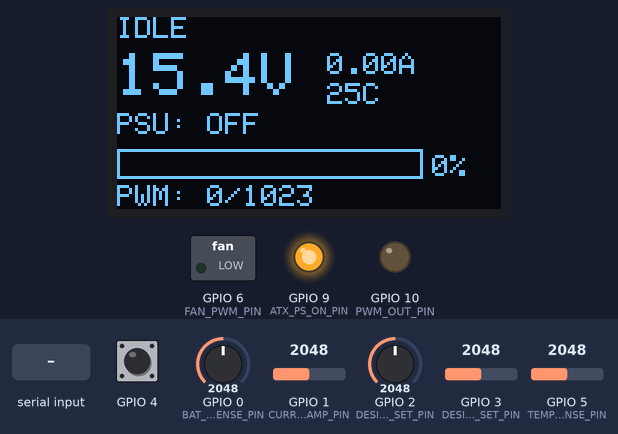
Simulated run of this sketch. Board: ESP32-C3. Shown: 128×64 one-colour display, switched loads named in the sketch (green lamp = pin HIGH), output pins drawn as LEDs (lit = HIGH). The test bench sets the inputs (shaded band); at power-on: GPIO 5 (TEMP_SENSE_PIN) = 2048, GPIO 4 HIGH, GPIO 0 (BAT_VOLTAGE_SENSE_PIN) = 2048, GPIO 1 (CURRENT_SENSE_AMP_PIN) = 2048, GPIO 2 (DESIRED_VOLTAGE_SET_PIN) = 2048, GPIO 3 (DESIRED_CURRENT_SET_PIN) = 2048 (analog values on the 0–4095 scale). EEPROM starts erased; what the sketch prints to the serial monitor is not drawn.

Above: at 2.2 s.
2.3 s: GPIO 5 (TEMP_SENSE_PIN) set to 1638
At 3.6 s:
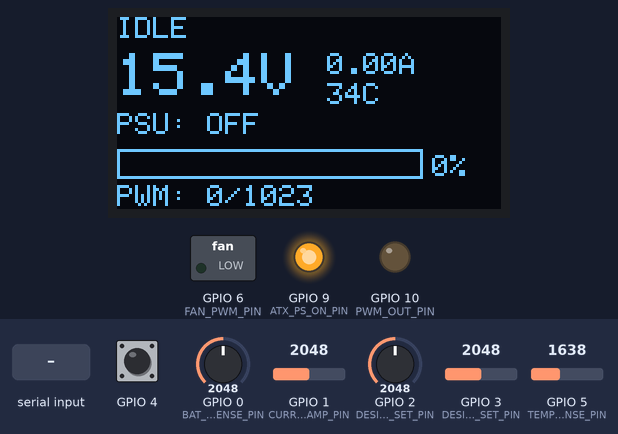
4.6 s: GPIO 5 (TEMP_SENSE_PIN) set to 1611
At 6.9 s:
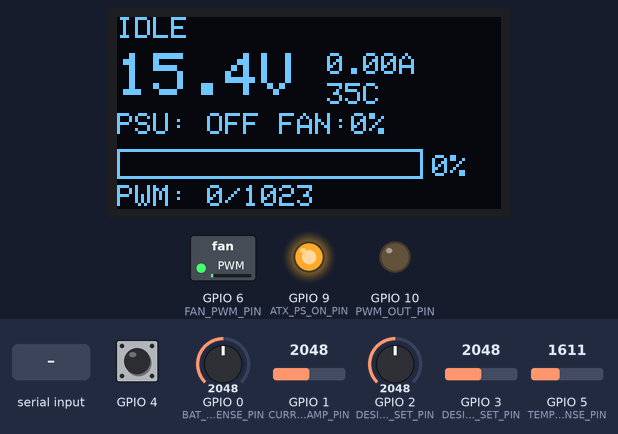
7.6 s: GPIO 5 (TEMP_SENSE_PIN) set to 122
At 8.5 s:
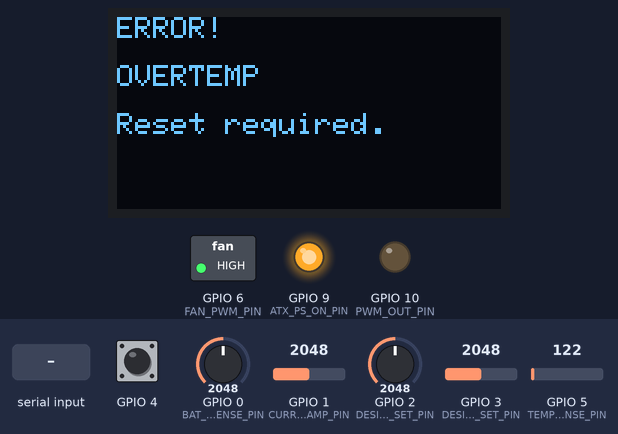
9.2 s: GPIO 5 (TEMP_SENSE_PIN) set to 1228
At 12.1 s:
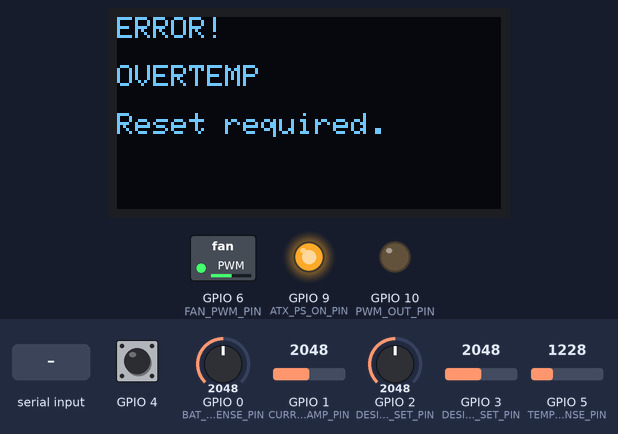
12.2 s: "r" received over Serial
At 13.1 s:
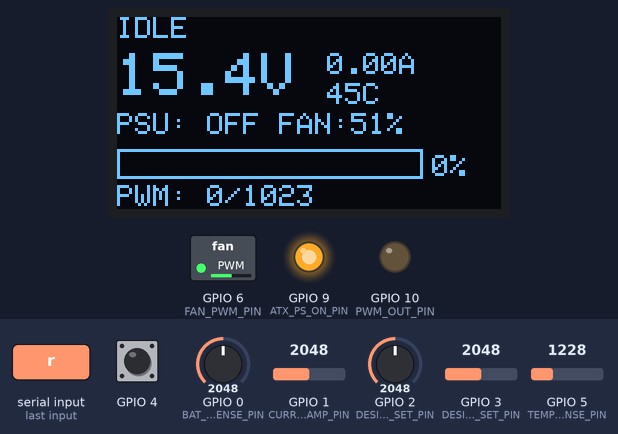
13.8 s: GPIO 4 pulled LOW for 0.15 s
At 14.8 s:
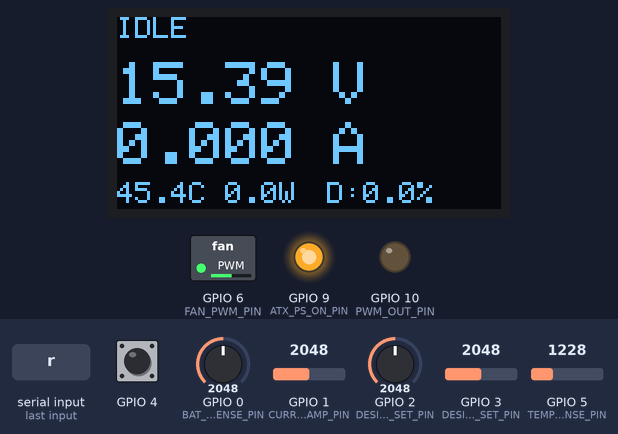
Timing chart, 0 to 21.6 s (numbered marks = the images above; inputs shaded):
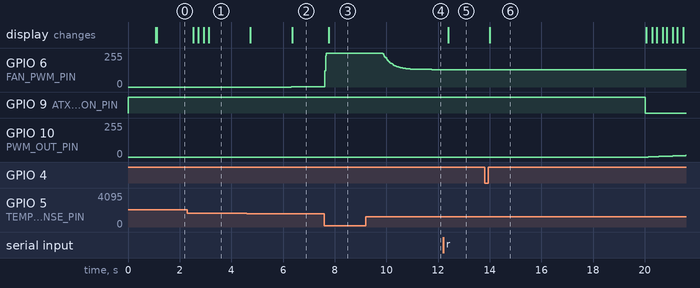

Measured:
- the behaviour switches between 1612 and 1611 on GPIO 5 (TEMP_SENSE_PIN) (found by bisection; images 1 and 2)
- after the input at 2.3 s, the display: first changes after 0.22 s (image 1 shows a later state)
- after the input at 4.6 s, GPIO 6 (FAN_PWM_PIN): 0/255 → 1/255 after 1.7 s; the display: first changes after 0.14 s (image 2 shows a later state)
- after the input at 7.6 s, GPIO 6 (FAN_PWM_PIN): 1/255 → 255/255 at once; the display: changes after 0.17 s (image 3)
- after the input at 9.2 s, GPIO 6 (FAN_PWM_PIN): moves from 255/255 to 131/255 over 1.9 s, starting after 0.67 s
- after the input at 12.2 s, the display: changes after 0.20 s (image 5)
- after the input at 13.8 s, the display: changes after 0.21 s (image 6)

The sketch:

esp32-c3_oled.ino
```cpp
/*
  ESP32-C3 Charger - Modular Version.
*/

#include "config.h"
#include "Charger.h"
#include "UI.h"
#include <Wire.h>
#include <Adafruit_SSD1306.h>

Adafruit_SSD1306 display(SCREEN_WIDTH, SCREEN_HEIGHT, &Wire, OLED_RESET);
Charger charger;
UI ui(display, charger);

void setup() {
  Serial.begin(115200);
  delay(10);

  // Initialize I2C for OLED on ESP32-C3 specified pins
  Wire.begin(SDA_PIN, SCL_PIN);

  charger.setup();
  ui.setup();
}

void loop() {
  static unsigned long lastLoopTime = 0;
  unsigned long now = millis();

  // Calculate dt, handle first loop
  float dt;
  if (lastLoopTime == 0) {
      dt = 0.02f;
  } else {
      dt = (float)(now - lastLoopTime) / 1000.0f;
  }
  lastLoopTime = now;

  charger.update(dt);
  ui.update();

  if (Serial.available()) {
    char c = (char)Serial.read();
    if (c == 'c' || c == 'C') charger.calibrateCurrentSensor();
    if (c == 'r' || c == 'R') charger.reset();
  }

  delay(20);
}
```

Charger.cpp
```cpp
#include "Charger.h"
#include <cmath>

#if defined(ARDUINO_ARCH_ESP32) || defined(ESP32)
#include <esp_task_wdt.h>
#endif

Charger::Charger() :
    _state(IDLE),
    _lastError(NO_ERROR),
    _vBatFilter(FILTER_ALPHA_V),
    _iChgFilter(FILTER_ALPHA_I),
    _tempFilter(FILTER_ALPHA_T),
    _batteryVoltage(0),
    _chargingCurrent(0),
    _temperature(25.0),
    _targetVoltage(29.0),
    _currentLimit(1.0),
    _softStartLimit(0.05),
    _currentPwmDuty(0),
    _fanDuty(0),
    _currentOffsetRaw(2048),
    _integratedAh(0),
    _integratedWh(0),
    _lifetimeAh(0),
    _lifetimeWh(0),
    _batteryInternalResistance(0),
    _chargeStartTime(0),
    _chargeEndTime(0),
    _lastChargeCheckTime(0),
    _pausedStartTime(0),
    _lastPsuOffTime(0),
    _lastDiagTime(0),
    _lastSaveTime(0),
    _fullConditionStartTime(0),
    _lastIFilteredForDisconnect(0),
    _vLoadedAtPause(0),
    _iLoadedAtPause(0)
{}

void Charger::setup() {
    pinMode(ATX_PS_ON_PIN, OUTPUT);
    setPsu(false);

    ledcSetup(PWM_CHANNEL, PWM_FREQ, PWM_RESOLUTION);
    ledcAttachPin(PWM_OUT_PIN, PWM_CHANNEL);
    setPwm(0);

    ledcSetup(FAN_PWM_CHANNEL, FAN_PWM_FREQ, FAN_PWM_RES);
    ledcAttachPin(FAN_PWM_PIN, FAN_PWM_CHANNEL);
    setFan(0);

    #if defined(ARDUINO_ARCH_ESP32) || defined(ESP32)
        analogReadResolution(12);
        analogSetPinAttenuation(BAT_VOLTAGE_SENSE_PIN, ADC_ATTEN_DB_11);
        analogSetPinAttenuation(CURRENT_SENSE_AMP_PIN, ADC_ATTEN_DB_11);
        analogSetPinAttenuation(DESIRED_VOLTAGE_SET_PIN, ADC_ATTEN_DB_11);
        analogSetPinAttenuation(DESIRED_CURRENT_SET_PIN, ADC_ATTEN_DB_11);
        analogSetPinAttenuation(TEMP_SENSE_PIN, ADC_ATTEN_DB_11);

        esp_task_wdt_init(WATCHDOG_TIMEOUT_S, true);
        esp_task_wdt_add(NULL);
    #endif

    _storage.begin();
    _lifetimeAh = _storage.lifetimeAh();
    _lifetimeWh = _storage.lifetimeWh();
    _currentOffsetRaw = _storage.currentOffsetRaw();

    // If offset is still at default, or we want to force calibration on startup, we can call it.
    // However, the user might prefer faster startup. Let's stick to saved offset but recalibrate
    // if requested via UI (which is already supported by long-press).
    // For safety, if offset is exactly default 2048, we calibrate once.
    if (_currentOffsetRaw == 2048) {
        calibrateCurrentSensor();
    }

    readSensors();
    _lastChargeCheckTime = millis();
    _lastSaveTime = millis();
}

void Charger::calibrateCurrentSensor() {
    setPwm(0);
    setPsu(false);
    delay(1000);
    _currentOffsetRaw = analogReadMilliVoltsAveraged(CURRENT_SENSE_AMP_PIN);
    _storage.saveOffset(_currentOffsetRaw);
    Serial.print("ACS712 Calibrated. Offset: "); Serial.print(_currentOffsetRaw); Serial.println(" mV");
}

void Charger::reset() {
    _state = IDLE;
    _lastError = NO_ERROR;
    _vBatFilter.reset();
    _iChgFilter.reset();
    _tempFilter.reset();
    resetSession();
    Serial.println("Charger Reset");
}

void Charger::resetSession() {
    _integratedAh = 0;
    _integratedWh = 0;
    _batteryInternalResistance = 0;
    _fullConditionStartTime = 0;
    _lastIFilteredForDisconnect = 0;
    _chargeStartTime = millis();
    Serial.println("Session Reset");
}

void Charger::update(float dt) {
    #if defined(ARDUINO_ARCH_ESP32) || defined(ESP32)
    esp_task_wdt_reset();
    #endif

    unsigned long now = millis();
    static float accumulatedDt = 0;
    accumulatedDt += dt;

    readSensors();
    updateIntegrators(dt);
    updateFan();

    if (temp() > MAX_ALLOWED_TEMP) {
        handleError(OVERTEMP, "Over temperature!");
    }
    if (temp() < MIN_ALLOWED_TEMP) {
        handleError(OVERTEMP, "Under temperature!");
    }

    if (_state == CHARGING && vBatOC() > (_targetVoltage + 0.5f)) {
        handleError(OVERVOLTAGE, "Voltage limit exceeded (Voc)");
    }

    if (_integratedAh > MAX_CHARGE_AH_LIMIT) {
        handleError(CAPACITY_LIMIT, "Charge capacity limit reached");
    }

    if (now - _lastSaveTime >= STATS_SAVE_INTERVAL_MS) {
        static double lastSavedAh = 0;
        double currentAh = _lifetimeAh + _integratedAh;
        // Only save if Ah changed significantly (more than 0.1Ah) or first save of the hour
        if (std::abs(currentAh - lastSavedAh) > 0.1 || (now - _lastSaveTime > 3600000UL)) {
            _lastSaveTime = now;
            lastSavedAh = currentAh;
            _storage.save(currentAh, _lifetimeWh + _integratedWh);
            Serial.println("Lifetime stats saved to Flash");
        }
    }

    if (_state != PAUSED_CHECK_VOLTAGE && now - _lastDiagTime >= 5000) {
        _lastDiagTime = now;
        Serial.print("DIAG: State="); Serial.print((int)_state);
        Serial.print(" Vbat="); Serial.print(vBat(), 2);
        Serial.print(" Ichg="); Serial.print(iChg(), 3);
        Serial.print(" Temp="); Serial.print(temp(), 1);
        Serial.print(" Fan="); Serial.print(_fanDuty);
        Serial.print(" Ah="); Serial.print(_integratedAh, 4);
        Serial.print(" LAh="); Serial.print(lifetimeAh(), 2);
        Serial.print(" PSU="); Serial.println(isPsuOn() ? "ON" : "OFF");
    }

    if (_state != PAUSED_CHECK_VOLTAGE && accumulatedDt < 0.02f) return;
    float logicDt = accumulatedDt;
    accumulatedDt = 0;

    float bvFiltered = vBat();

    switch (_state) {
        case IDLE:
            setPwm(0);
            setPsu(false);
            _softStartLimit = 0.05f;
            if (bvFiltered > MIN_BATTERY_VOLTAGE && bvFiltered < (_targetVoltage - 1.0f)) {
                setPsu(true);
                if (isPsuOn()) {
                    _state = CHARGING;
                    _lastChargeCheckTime = now;
                    _chargeStartTime = now;
                    _integratedAh = 0; _integratedWh = 0;
                    _fullConditionStartTime = 0;
                    Serial.println("State: IDLE -> CHARGING");
                }
            }
            break;

        case CHARGING:
            handleCharging(now, logicDt);
            // PSU Health Check: If PSU is on, PWM is high, but no current
            // Increased timeout to 10s to allow for ramp-up
            if (now - _chargeStartTime > 20000 && _currentPwmDuty > 200 && iChg() < 0.05f) {
                 handleError(DISCONNECTED, "PSU failure or Battery disconnected");
            }
            break;

        case PAUSED_CHECK_VOLTAGE:
            setPwm(0);
            if (now - _pausedStartTime < PAUSE_SETTLE_MS) return;
            readSensors();
            {
                float vUnloaded = _batteryVoltage;
                if (_iLoadedAtPause > 0.1f) {
                    float rEst = (_vLoadedAtPause - vUnloaded) / _iLoadedAtPause;
                    if (rEst > 0 && rEst < 5.0f) {
                        if (_batteryInternalResistance == 0) _batteryInternalResistance = rEst;
                        else _batteryInternalResistance = (0.2f * rEst) + (0.8f * _batteryInternalResistance);
                    }
                }
                if (vUnloaded >= _targetVoltage - 0.1f) {
                    Serial.println("Final voltage reached - State: CHARGED_COMPLETE");
                    _chargeEndTime = now;
                    setPsu(false);
                    _state = CHARGED_COMPLETE;
                    _storage.save(_lifetimeAh + _integratedAh, _lifetimeWh + _integratedWh);
                    _lifetimeAh += _integratedAh; _lifetimeWh += _integratedWh;
                    _integratedAh = 0; _integratedWh = 0;
                } else if (vUnloaded < MIN_BATTERY_VOLTAGE) {
                    handleError(DISCONNECTED, "Battery disconnected");
                } else {
                    Serial.println("Voltage not reached - State: CHARGING");
                    _state = CHARGING;
                    _lastChargeCheckTime = now;
                }
            }
            break;

        case CHARGED_COMPLETE:
            setPwm(0);
            setPsu(false);
            _softStartLimit = 0.05f;
            if (bvFiltered > MIN_BATTERY_VOLTAGE && bvFiltered <= (_targetVoltage - 0.5f)) {
                setPsu(true);
                if (isPsuOn()) {
                    _state = CHARGING;
                    _lastChargeCheckTime = now;
                    _chargeStartTime = now;
                    Serial.println("Voltage dropped - State: CHARGING");
                }
            } else if (bvFiltered < MIN_BATTERY_VOLTAGE) {
                _state = IDLE;
            }
            break;

        case ERROR_STATE:
            setPwm(0);
            setPsu(false);
            break;
    }
}

void Charger::handleCharging(unsigned long now, float dt) {
    if (now - _chargeStartTime > MAX_CHARGE_TIME_MS) {
        handleError(TIMEOUT, "Charge timeout");
        return;
    }
    setPsu(true);
    if (!isPsuOn()) return;

    if (_softStartLimit < _currentLimit) {
        _softStartLimit += SOFT_START_RAMP_A_PER_S * dt;
        if (_softStartLimit > _currentLimit) _softStartLimit = _currentLimit;
    } else {
        _softStartLimit = _currentLimit;
    }

    float iFiltered = iChg();
    float bvFiltered = vBat();

    if (iFiltered > (_currentLimit * MAX_ALLOWED_CURRENT_MULTIPLIER + 0.5f)) {
        handleError(OVERCURRENT, "Overcurrent");
        return;
    }

    // Sudden disconnect detection: current was significant but dropped to zero while PWM is high
    if (_lastIFilteredForDisconnect > 0.1f && iFiltered < 0.05f && _currentPwmDuty > 30) {
        handleError(DISCONNECTED, "Sudden disconnect");
        return;
    }
    _lastIFilteredForDisconnect = iFiltered;

    int nextPwm = _currentPwmDuty;
    float iError = iFiltered - _softStartLimit;
    float vError = bvFiltered - _targetVoltage;

    if (iError > CURRENT_DEADBAND) {
        // Over current: Step down proportional to error
        int step = (int)(iError * 10.0f) + 1;
        nextPwm -= constrain(step, 1, 50);
    } else if (vError > VOLTAGE_DEADBAND) {
        // Over voltage: Step down proportional to error
        int step = (int)(vError * 20.0f) + 1;
        nextPwm -= constrain(step, 1, 10);
    } else if (iError < -CURRENT_DEADBAND && vError < -VOLTAGE_DEADBAND) {
        // Under both limits: Step up
        float error = min(-iError, -vError);
        int step = (int)(error * 5.0f) + 1;
        nextPwm += constrain(step, 1, PWM_STEP_UP * 4);
    }
    setPwm(nextPwm);

    if (bvFiltered >= (_targetVoltage - 0.1f) && iFiltered < FULL_CHARGE_CURRENT_THRESHOLD) {
        if (_fullConditionStartTime == 0) _fullConditionStartTime = now;
        if (now - _fullConditionStartTime > 10000) {
            Serial.println("Battery full - State: CHARGED_COMPLETE");
            _chargeEndTime = now;
            setPsu(false);
            _state = CHARGED_COMPLETE;
            _fullConditionStartTime = 0;
            _storage.save(_lifetimeAh + _integratedAh, _lifetimeWh + _integratedWh);
            _lifetimeAh += _integratedAh; _lifetimeWh += _integratedWh;
            _integratedAh = 0; _integratedWh = 0;
            return;
        }
    } else {
        _fullConditionStartTime = 0;
    }

    if (now - _lastChargeCheckTime >= CHARGE_CHECK_INTERVAL_MS) {
        Serial.println("Periodic check - pausing PWM");
        _vLoadedAtPause = bvFiltered;
        _iLoadedAtPause = iFiltered;
        setPwm(0);
        _pausedStartTime = now;
        _state = PAUSED_CHECK_VOLTAGE;
    }
}

void Charger::readSensors() {
    uint32_t mvBat = analogReadMilliVoltsAveraged(BAT_VOLTAGE_SENSE_PIN);
    uint32_t mvI = analogReadMilliVoltsAveraged(CURRENT_SENSE_AMP_PIN);
    uint32_t mvSetV = analogReadMilliVoltsAveraged(DESIRED_VOLTAGE_SET_PIN);
    uint32_t mvSetI = analogReadMilliVoltsAveraged(DESIRED_CURRENT_SET_PIN);
    uint32_t mvTemp = analogReadMilliVoltsAveraged(TEMP_SENSE_PIN);

    // Basic sensor sanity check
    if (mvBat > 3250 || mvSetV > 3250 || mvSetI > 3250) {
         handleError(SENSOR_FAULT, "ADC Overvoltage");
         return;
    }

    _batteryVoltage = (float)mvBat * 0.001f * VOLTAGE_DIVIDER_RATIO;
    _chargingCurrent = (float)((int)mvI - _currentOffsetRaw) * 0.001f / ACS712_SENSITIVITY;
    _temperature = calculateTemp(mvTemp);

    _vBatFilter.update(_batteryVoltage);
    _iChgFilter.update(_chargingCurrent);
    _tempFilter.update(_temperature);

    _targetVoltage = constrain((float)mvSetV * 0.001f * (30.0f / 3.3f), 26.0f, 30.0f);
    _currentLimit = constrain((float)mvSetI * 0.001f * (5.0f / 3.3f), 0.1f, 5.0f);
}

float Charger::calculateTemp(uint32_t mv) {
    if (mv == 0 || mv >= 3300) return 25.0f;
    float voltage = mv * 0.001f;
    if (voltage >= 3.25f) return 25.0f;
    float resistance = NTC_R_SERIES * (voltage / (3.3f - voltage));
    float steinhart = resistance / NTC_NOMINAL_R;
    steinhart = log(steinhart);
    steinhart /= NTC_BETA;
    steinhart += 1.0f / (NTC_NOMINAL_T + 273.15f);
    steinhart = 1.0f / steinhart;
    steinhart -= 273.15f;
    return steinhart;
}

void Charger::updateIntegrators(float dt) {
    if (_state == CHARGING) {
        float i = iChg();
        // Integration should be correct regardless of sign,
        // though physically it should be positive here.
        _integratedAh += ((double)i * (double)dt) / 3600.0;
        _integratedWh += ((double)i * (double)vBat() * (double)dt) / 3600.0;
    }
}

void Charger::updateFan() {
    float t = temp();
    if (t < FAN_TEMP_MIN) {
        setFan(0);
    } else {
        float duty = (t - FAN_TEMP_MIN) / (FAN_TEMP_MAX - FAN_TEMP_MIN) * MAX_FAN_DUTY;
        setFan((int)duty);
    }
}

void Charger::setPwm(int duty) {
    _currentPwmDuty = constrain(duty, 0, MAX_PWM_DUTY);
    ledcWrite(PWM_CHANNEL, _currentPwmDuty);
}

void Charger::setFan(int duty) {
    _fanDuty = constrain(duty, 0, MAX_FAN_DUTY);
    ledcWrite(FAN_PWM_CHANNEL, _fanDuty);
}

void Charger::setPsu(bool on) {
    bool isActuallyOn = (digitalRead(ATX_PS_ON_PIN) == ATX_PSU_ON);
    if (on) {
        if (!isActuallyOn) {
            unsigned long now = millis();
            if (now - _lastPsuOffTime >= PSU_RESTART_COOLDOWN_MS) {
                digitalWrite(ATX_PS_ON_PIN, ATX_PSU_ON);
                Serial.println("PSU turned ON");
            }
        }
    } else {
        if (isActuallyOn) {
            digitalWrite(ATX_PS_ON_PIN, ATX_PSU_OFF);
            _lastPsuOffTime = millis();
            Serial.println("PSU turned OFF");
        }
    }
}

bool Charger::isPsuOn() const {
    return (digitalRead(ATX_PS_ON_PIN) == ATX_PSU_ON);
}

float Charger::vBatOC() const {
    if (_batteryInternalResistance <= 0) return vBat();
    float voc = vBat() - (iChg() * _batteryInternalResistance);
    return max(voc, 0.0f);
}

unsigned long Charger::chargeTime() const {
    if (_state == IDLE) return 0;
    if (_state == CHARGED_COMPLETE || _state == ERROR_STATE) return _chargeEndTime - _chargeStartTime;
    return millis() - _chargeStartTime;
}

void Charger::handleError(ErrorType_t type, const char* msg) {
    if (_state == ERROR_STATE) return;
    Serial.print("ERROR: "); Serial.println(msg);
    _lastError = type;
    _state = ERROR_STATE;
    setPwm(0);
    setPsu(false);
    setFan(MAX_FAN_DUTY); // Cool down after error
    _chargeEndTime = millis();
    _storage.save(_lifetimeAh + _integratedAh, _lifetimeWh + _integratedWh);
}

uint32_t Charger::analogReadMilliVoltsAveraged(int pin) {
    uint32_t sum = 0;
    for (int i = 0; i < ADC_SAMPLES; ++i) {
#if defined(UNIT_TEST)
        sum += analogReadMilliVolts(pin);
#elif defined(ARDUINO_ARCH_ESP32) || defined(ESP32)
        sum += analogReadMilliVolts(pin);
#else
        sum += (uint32_t)((float)analogRead(pin) * 3300.0f / 4095.0f);
#endif
    }
    return sum / ADC_SAMPLES;
}
```

Filter.h
```cpp
#ifndef FILTER_H
#define FILTER_H

template <typename T>
class EMAFilter {
public:
    EMAFilter(float alpha) : _alpha(alpha), _initialized(false), _filteredValue(0) {}

    void update(T newValue) {
        if (!_initialized) {
            _filteredValue = (float)newValue;
            _initialized = true;
        } else {
            _filteredValue = (_alpha * (float)newValue) + ((1.0f - _alpha) * _filteredValue);
        }
    }

    T value() const {
        return (T)_filteredValue;
    }

    void reset() {
        _initialized = false;
    }

private:
    float _alpha;
    bool _initialized;
    float _filteredValue;
};

#endif
```

UI.h
```cpp
#ifndef UI_H
#define UI_H

#include <Adafruit_SSD1306.h>
#include "Charger.h"

class UI {
public:
    UI(Adafruit_SSD1306& display, Charger& charger);
    void setup();
    void update();

private:
    void handleButton();
    void drawScreen();
    void drawHeader();
    void drawStatus();
    void drawLive();
    void drawGraph();
    void drawSummary();
    void drawLifetime();
    void drawDiagnostics();
    void drawError();

    Adafruit_SSD1306& _display;
    Charger& _charger;

    int _currentScreen;
    bool _lastButtonState;
    unsigned long _lastButtonChangeTime;

    float _voltageHistory[GRAPH_BUFFER_SIZE];
    int _historyIndex;
    unsigned long _lastGraphUpdateTime;
    unsigned long _lastRefreshTime;
};

#endif
```

Source omitted: Charger.h (2950 bytes), Storage.h (1323 bytes), UI.cpp (9830 bytes), config.h (2931 bytes)
